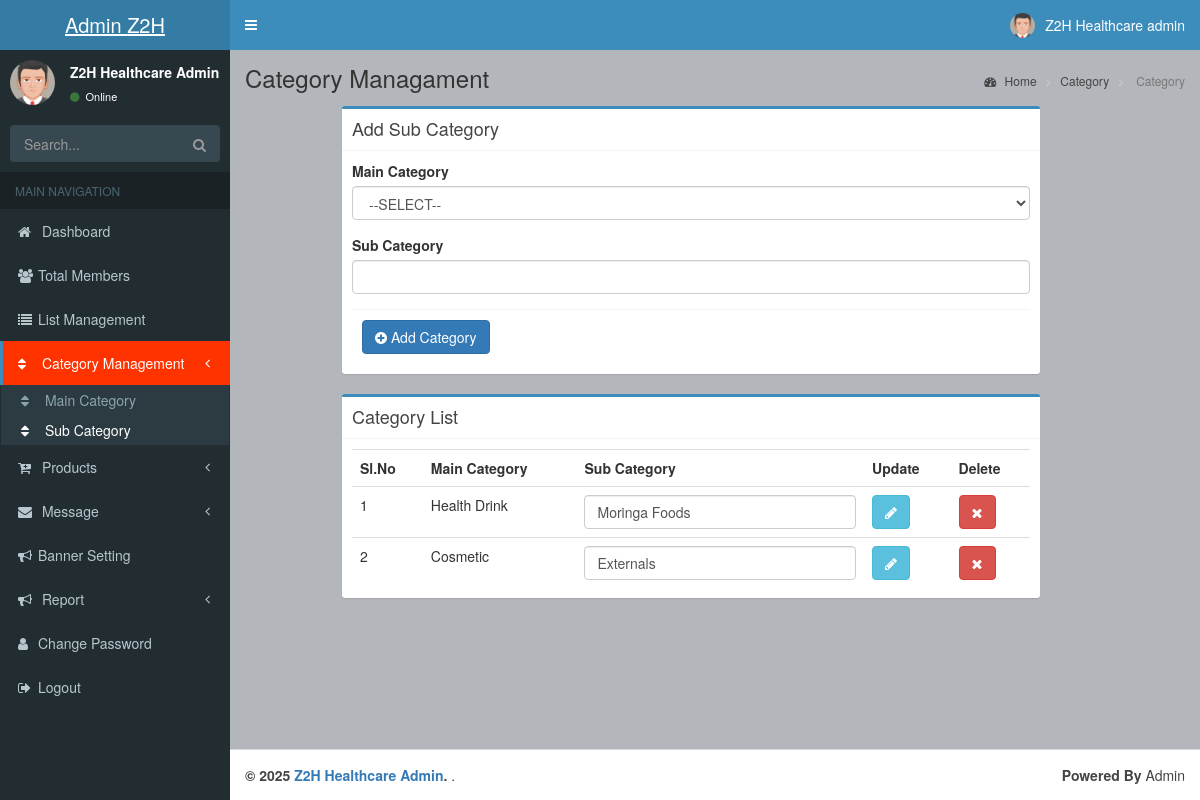
/admin/category_sub.php (signed in), run on the app's committed database.
### tables this page shows
CREATE TABLE `category_sub` (
  `subcat_ai` int(11) NOT NULL,
  `maincat` int(11) NOT NULL DEFAULT 0,
  `subcat` varchar(30) DEFAULT NULL
);

CREATE TABLE `category` (
  `id` int(11) NOT NULL,
  `category_name` varchar(30) NOT NULL,
  `icon` varchar(300) NOT NULL,
  `status` int(11) NOT NULL
);

### function.php (called while the page is built, shortened)
<?php
function select_query($table,$where,$column,$result)
{
	global $con;
	$row=mysqli_fetch_assoc(mysqli_query($con,"SELECT * FROM $table WHERE $where='$column' "));
	return $row[$result];
}
?>

### admin/category_sub.php (the view, shortened to what this page needs)
<?php include "include/header.php" ?>
<div class="wrapper">
    <?php include "include/navbar.php" ?>
    <div class="content-wrapper">
        <section class="content-header">
            <h1>
               Category Managament
            </h1>
            <ol class="breadcrumb">
                <li><a href="index.php"><i class="fa fa-dashboard"></i> Home</a></li>
                <li><a href="#"> Category</a></li>
                <li class="active"> Category</li>
            </ol>
        </section>
        <section class="content">
            <div class="row">
                <div class="col-md-9" style="margin-left:10%;margin-right:10%;">
                    <div class="box box-primary">
                        <div class="box-header with-border">
                            <h3 class="box-title">Add Sub Category</h3>
                        </div>
                        <form action="action.php" method="post" enctype="multipart/form-data">
                            <div class="box-body">
								<div class="form-group">
                                    <label>Main Category</label>
                                   <select name="maincat" class="form-control" id="" required>
                                            <option value=" ">--SELECT--</option>
                                   </select>
                                </div>
								<div class="form-group">
                                    <label>Sub Category</label>
                                   <input type="text" class="form-control" name="subcat" required>
                                </div>
                                        <div class="box-footer">
										<button  name="category_sub_add"  class="btn btn-primary"> <i class="fa fa-plus-circle" aria-hidden="true"></i> Add Category</button>
                                        </div>
                                </div>
                        </form>
                    </div>
					<div class="box box-primary">
                        <div class="box-header with-border">
                            <h3 class="box-title">Category List</h3>
                        </div>
                            <div class="box-body">
								<table class="table">
									<tr>
									<th>Sl.No</th>
									<th>Main Category</th>
									<th>Sub Category</th>
									<th>Update</th>
									<th>Delete</th>
									</tr>
									<?php
									$res_cat=mysqli_query($con,"SELECT * FROM category_sub ")or die("Query error");
									$i=1;
									while($row_cat=mysqli_fetch_array($res_cat))
									{
										echo '<tr>';
										echo'<form method="POST" action="action.php" enctype="multipart/form-data">
										<input type="hidden" name="subcat_ai" value="'.$row_cat['subcat_ai'].'">';
									echo '<td>'.$i++.'</td>';
									echo '<td>'.select_query('category','id',$row_cat['maincat'],'category_name').'</td>';
									echo '<td><input type="text" name="subcat" class="form-control" value="'.$row_cat['subcat'].'"></td>';
									echo '<td><button name="sub_cat_edit" class="btn btn-info"  ><i class="fa fa-pencil"></i> </button></td>';
									echo '<td><button name="sub_cat_delete" class="btn btn-danger"  ><i class="fa fa-close"> </button></form></td>';
									echo '</tr>';
									}
									?>
								</table>
                                </div>
                </div>
            </div>
        </section>
    </div>
    <?php include "include/footer.php" ?>

### data on the page
category_sub: maincat.category_name "Health Drink", subcat "Moringa Foods"
category_sub: maincat.category_name "Cosmetic", subcat "Externals"

### other printed values
company_name "Z2H…"
company_name "Z2H Healthcare"
